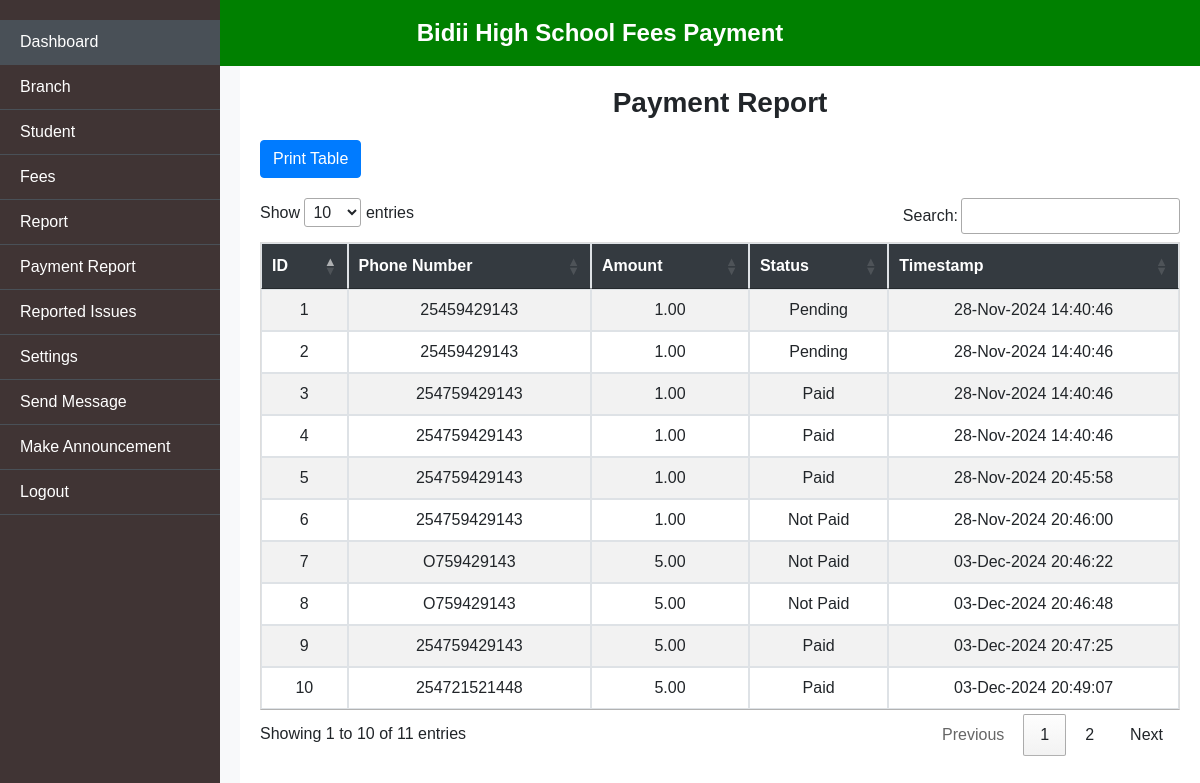
Screenshot of /paymentreport.php with the database file from the repository.
### tables this page shows
CREATE TABLE `payments` (
  `id` int(11) NOT NULL,
  `phone` varchar(15) NOT NULL,
  `amount` decimal(10,2) NOT NULL,
  `status` varchar(50) DEFAULT 'Pending',
  `created_at` timestamp NOT NULL DEFAULT current_timestamp(),
  `timestamp` datetime DEFAULT current_timestamp()
);

### paymentreport.php (the view, shortened to what this page needs)
<?php
$servername = "localhost";
$username = "root";
$password = "";
$dbname = "paysystem";
$conn = new mysqli($servername, $username, $password, $dbname);
$timestampExists = false;
$result = $conn->query("SHOW COLUMNS FROM payments LIKE 'timestamp'");
if ($result && $result->num_rows > 0) {
    $timestampExists = true;
}
if ($timestampExists) {
    $sql = "SELECT id, phone, amount, status, timestamp FROM payments ORDER BY timestamp DESC";
} else {
    $sql = "SELECT id, phone, amount, status FROM payments ORDER BY id DESC";
}
$stmt = $conn->prepare($sql);
$stmt->execute();
$result = $stmt->get_result();
?>
<!DOCTYPE html>
<html lang="en">
<head>
    <link href="https://cdn.datatables.net/1.10.21/css/jquery.dataTables.min.css" rel="stylesheet">
    <link href="https://stackpath.bootstrapcdn.com/bootstrap/4.5.2/css/bootstrap.min.css" rel="stylesheet">
</head>
<body>
    <div class="navbar navbar-cls-top">
        <a href="index.php" class="navbar-title">Bidii High School Fees Payment</a>
    </div>
    <nav class="navbar-default">
        <div class="sidebar-collapse">
            <ul id="main-menu">
                <li><a class="active-menu" href="index.php"><i class="fa fa-dashboard"></i> Dashboard</a></li>
                <li><a href="branch.php"><i class="fa fa-university"></i> Branch</a></li>
                <li><a href="student.php"><i class="fa fa-users"></i> Student</a></li>
                <li><a href="fees.php"><i class="fa fa-file-text"></i> Fees</a></li>
                <li><a href="report.php"><i class="fa fa-file-text"></i> Report</a></li>
                <li><a href="paymentreport.php"><i class="fa fa-file-text"></i> Payment Report</a></li>
                <li><a href="reported.php"><i class="fa fa-file-text"></i> Reported Issues</a></li>
                <li><a href="setting.php"><i class="fa fa-cogs"></i> Settings</a></li>
                <li><a href="email/index.php"><i class="fa fa-envelope"></i> Send Message</a></li>
                <li><a href="announcement.php"><i class="fa fa-bullhorn"></i> Make Announcement</a></li>
                <li><a href="logout.php"><i class="fa fa-power-off"></i> Logout</a></li>
            </ul>
        </div>
    </nav>
    <div class="content">
        <h1 class="page-title">Payment Report</h1>
        <button class="no-print btn btn-primary" onclick="window.print();">Print Table</button>
        <?php if ($result->num_rows > 0): ?>
        <div class="table-responsive">
            <table id="paymentReport" class="table table-bordered table-striped">
                <thead>
                    <tr>
                        <th>ID</th>
                        <th>Phone Number</th>
                        <th>Amount</th>
                        <th>Status</th>
                        <?php if ($timestampExists): ?>
                        <th>Timestamp</th>
                        <?php endif; ?>
                    </tr>
                </thead>
                <tbody>
                    <?php while ($row = $result->fetch_assoc()): ?>
                    <tr>
                        <td><?php echo $row['id']; ?></td>
                        <td><?php echo $row['phone']; ?></td>
                        <td><?php echo number_format($row['amount'], 2); ?></td>
                        <td><?php echo $row['status']; ?></td>
                        <?php if ($timestampExists): ?>
                        <td><?php echo date("d-M-Y H:i:s", strtotime($row['timestamp'])); ?></td>
                        <?php endif; ?>
                    </tr>
                    <?php endwhile; ?>
                </tbody>
            </table>
        </div>
        <?php else: ?>
        <p>No payments found.</p>
        <?php endif; ?>
    </div>
</body>
</html>

### paymentreport.php (style rules this page uses)
body { background-color: #f8f9fa; font-family: 'Arial', sans-serif; }
.navbar-cls-top { background-color: green; padding: 15px; color: white; font-size: 18px; display: flex; justify-content: center; align-items: center; }
.navbar-cls-top a { color: white; text-decoration: none; font-size: 24px; font-weight: bold; }
.navbar-default { background-color:rgb(64, 52, 52); height: 100vh; position: fixed; width: 220px; top: 0; left: 0; padding-top: 20px; color: white; }
.sidebar-collapse ul { list-style-type: none; padding: 0; }
.sidebar-collapse ul li a { color: white; text-decoration: none; padding: 10px 20px; display: block; border-bottom: 1px solid #495057; }
.sidebar-collapse ul li a:hover, .sidebar-collapse ul li a.active-menu { background-color: #495057; text-decoration: none; }
.content { margin-left: 240px; padding: 20px; background-color: #ffffff; min-height: 100vh; }
.table { background-color: white; border: 1px solid #ddd; }
.table th { background-color: #343a40; color: white; }
.table td, .table th { text-align: center; vertical-align: middle; }
.page-title { text-align: center; margin-bottom: 20px; font-size: 28px; font-weight: bold; }
.no-print { margin-bottom: 20px; }

### rows the page displays
payments: id "10", phone "254721521448", amount "5.00", status "Paid", timestamp "03-Dec-2024 20:49:07"
payments: id "9", phone "254759429143", amount "5.00", status "Paid", timestamp "03-Dec-2024 20:47:25"
payments: id "8", phone "O759429143", amount "5.00", status "Not Paid", timestamp "03-Dec-2024 20:46:48"
payments: id "7", phone "O759429143", amount "5.00", status "Not Paid", timestamp "03-Dec-2024 20:46:22"
payments: id "6", phone "254759429143", amount "1.00", status "Not Paid", timestamp "28-Nov-2024 20:46:00"
payments: id "5", phone "254759429143", amount "1.00", status "Paid", timestamp "28-Nov-2024 20:45:58"
payments: id "4", phone "254759429143", amount "1.00", status "Paid", timestamp "28-Nov-2024 14:40:46"
payments: id "3", phone "254759429143", amount "1.00", status "Paid", timestamp "28-Nov-2024 14:40:46"
payments: id "2", phone "25459429143", amount "1.00", status "Pending", timestamp "28-Nov-2024 14:40:46"
payments: id "1", phone "25459429143", amount "1.00", status "Pending", timestamp "28-Nov-2024 14:40:46"
